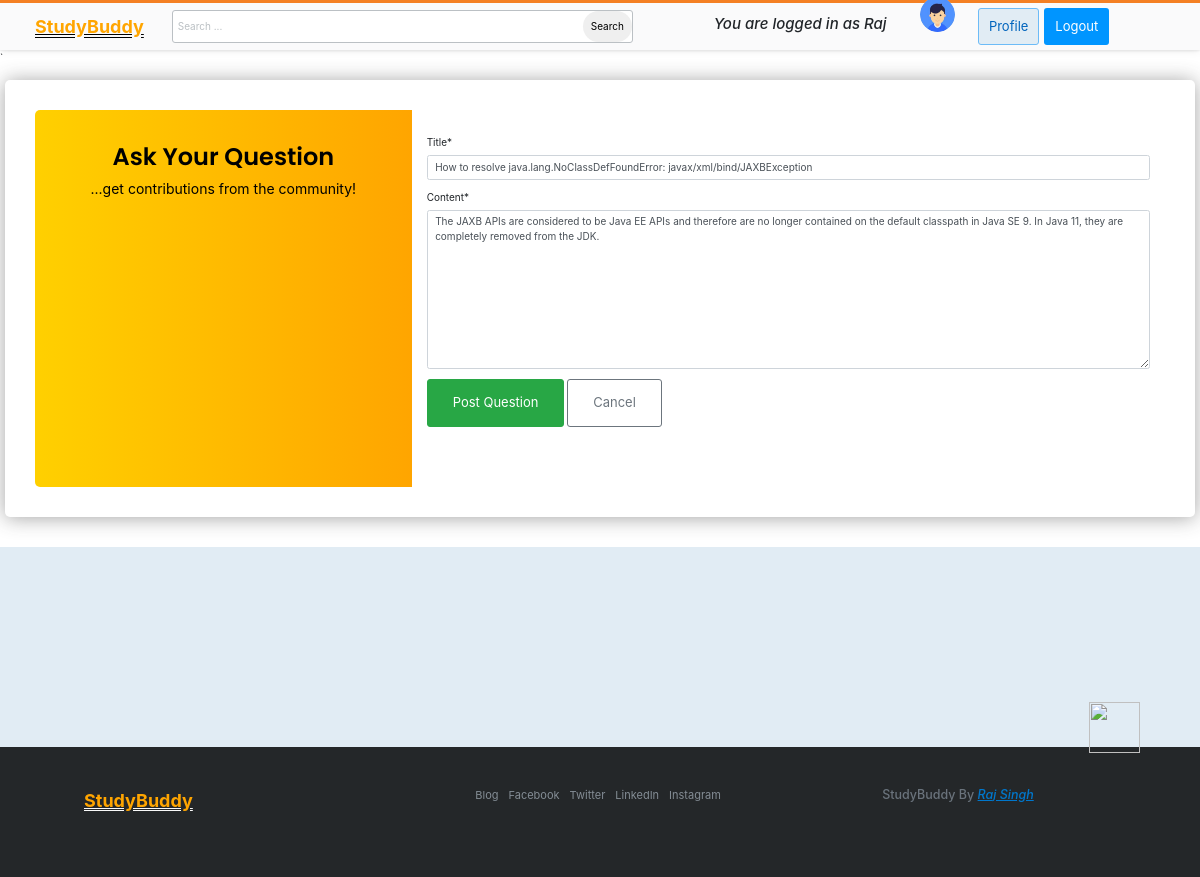
Page /questions/16/update/ (signed in) on the committed database.
### stackusers/models.py (models this page shows, shortened)
class Profile(models.Model):
    user = models.OneToOneField(User, on_delete=models.CASCADE)
    bio = models.CharField(max_length=1000)
    phone = models.IntegerField(null=True, blank=True)
    image = models.ImageField(default='default.jpg', upload_to="profile_pic")

### stackbase/models.py (models this page shows, shortened)
class Question(models.Model):
    user = models.ForeignKey(User, on_delete=models.CASCADE)
    title = models.CharField(max_length=10000)
    content = RichTextField()
    likes = models.ManyToManyField(User, related_name='question_post')
    date_created = models.DateTimeField(default=timezone.now)

### stackbase/views.py (the view, shortened to what this page needs)
# urls.py: path('questions/<int:pk>/update/', views.QuestionUpdateView.as_view(), name="question-update"),
class QuestionUpdateView(UserPassesTestMixin, LoginRequiredMixin, UpdateView):
    model = Question
    fields = ['title', 'content']
    def test_func(self):
        questions = self.get_object()
        if self.request.user == questions.user:
            return True
        return False

### stackbase/templates/stackbase/question_form.html (shortened to what this page needs)
{% extends 'base.html' %}
{% load static %}
{% load crispy_forms_tags %}
{% block content %}
    <!DOCTYPE html>
    <html lang="en">
    <head>
    </head>
    <body>
        <div class="page-content page-container" id="page-content">
            <div class="padding">
                <div class="row  d-flex justify-content-center">
                        <div class="card user-card-full">
                            <div class="row m-l-0 m-r-0">
                                <div class="col-sm-4 bg-c-lite-green user-profile">
                                    <div class="card-block text-center text-white">
                                        <h6 class="f-w-600" style="font-size: 24px; color: black;">Ask Your Question</h6>
                                        <p style="font-size: 14px; color: black;">...get contributions from the community!</p>
                                    </div>
                                </div>
                                <div class="col-sm-8">
                                    <div class="card-block">
                                        </div>
                                        <form action="" method="POST" enctype="multipart/form-data">
                                                {{form|crispy}}
                                                <button class="btn btn-success" id="logout-btn" type="submit">Post Question</button>
                                                <a style="text-decoration: none; " class="btn btn-outline-secondary" href="">Cancel</a>
                                         </form>
                                        <ul class="social-link list-unstyled m-t-40 m-b-10">
                                            <li></li>
                                            <li></li>
                                            <li></li>
                                        </ul>
                                    </div>
                                </div>
                            </div>
                        </div>
                    </div>
                </div>
    </body>
    </html>
{% endblock content %}

### templates/base.html (shortened to what this page needs)
{% load static %}
<!doctype html>
<html lang="en">
<head>
    <link rel="stylesheet" href="https://maxcdn.bootstrapcdn.com/bootstrap/4.0.0/css/bootstrap.min.css">
    <link rel="stylesheet" href="{% static 'main.css' %}">
</head>
<body>
<header>
<div class="nav-container">
    <nav>
         <div class="nav-brand">
            <a href="" class="nav-icon">
            <a href="{% url 'stackbase:home' %}" style="text-decoration: underline;text-decoration-style: double;text-decoration-color: rgb(0, 0,0);color: orange;"><div class="nav-icon-text"> <span cntlass="nav-bold-text">StudyBuddy</span></a>
                </div>
        </div>
        <div class="nav-search">
            <div class="search-container">
                <form action="" method="GET">
                    <table>
                        <tr>
                            <td><input type="text" id="" name="search-area" placeholder="Search ... "></td>
                            <td> <button type="submit" style="margin-left: 250px; border-radius: 20px; border: none; padding: 8px;">Search</button></td>
                        </tr>
                    </table>
                </form>
            </div>
        <div class="nav-right-buttons">
            {% if user.is_authenticated %}
                <h4><i>You are logged in as {{ user.username|title }}</i></h4> &nbsp;&nbsp;&nbsp;&nbsp;&nbsp;&nbsp;&nbsp;&nbsp;&nbsp;&nbsp;&nbsp;&nbsp;
                <div class="m-b-25"> <a href="{% url 'profile' %}"><img src="{{ user.profile.image.url }}" class="img-radius" alt="User-Profile-Image"  style="border-radius:50%; width:35px;"></a> </div> &nbsp;&nbsp;&nbsp;&nbsp;&nbsp;&nbsp;&nbsp;&nbsp;
                <a href="{% url 'profile' %}" class="btn btn-login">Profile</a>
                <form method="POST" action="{% url 'logout' %}" style="display: inline;">
                    <button type="submit" class="btn btn-register">Logout</button>
                </form>
            {% else %}
                <h4><i>For best experience login first </i>....</h4>&nbsp;&nbsp;&nbsp;&nbsp;&nbsp;&nbsp;&nbsp;
                <a href="{% url 'login' %}" class="btn btn-login">Log in</a>
                <a href="{% url 'register' %}" class="btn btn-register">Sign up</a>
            {% endif %}
        </div>
</div>`
</header>
{% block content %}
{% endblock content %}
<section class="jobs">
</section>
<footer class="footer">
    <img src="https://cdn.sstatic.net/Img/home/robot.svg?v=dfa16a330cbd" alt="" class="footer-robot-img">
<div class="container">
    <div class="footer-content">
        <div class="footer-icon">
        </div>
        <div class="footer-nav">
            <div class="leftdiv">
            <a href="{% url 'stackbase:home' %}" style="text-decoration: underline;text-decoration-style: double;text-decoration-color: rgb(250,250,250);color: orange;"><div class="nav-icon-text"> <span cntlass="nav-bold-text">StudyBuddy</span></a>
            </div>
        </div>
        <div class="footer-nav-col">
            <div class="social-media" style="float: right;">
                <ul>
                    <li>
                        <a href="#">Blog</a>
                    </li>
                    <li>
                        <a href="#">Facebook</a>
                    </li>
                    <li>
                        <a href="#">Twitter</a>
                    </li>
                    <li>
                        <a href="#">LinkedIn</a>
                    </li>
                    <li>
                        <a href="#">Instagram</a>
                    </li>
                </ul>
            </div>
        </div>
        <div class="footer-nav-col" >
            <center> <h5><p> StudyBuddy By <a href="https://www.linkedin.com/in/raj-singh-297195256/"><i style="text-decoration-line: underline;">Raj Singh</i>
         </div>
    </div>
</div>
</footer>
</body>
</html>

### stackbase/templates/stackbase/question_form.html (style rules this page uses)
body { background-color: #ffff }
.padding { padding-top: 6rem !important }
.user-card-full { overflow: hidden }
.card { border-radius: 5px; -webkit-box-shadow: 0 1px 20px 0 rgba(69, 90, 100, 0.08); box-shadow: 0 1px 20px 0 rgba(53, 53, 53, 0.452); border: none; margin-bottom: 30px }
.m-r-0 { margin-right: 0px }
.m-l-0 { margin-left: 0px }
.user-card-full .user-profile { border-radius: 5px 0 0 5px }
.bg-c-lite-green { background: -webkit-gradient(linear, left top, right top, from(#f29263), to(#ee5a6f)); background: linear-gradient(to right, rgb(255, 208, 0), orange) }
.user-profile { padding: 20px 0 }
.card-block { padding: 1.25rem }
.m-b-25 { margin-bottom: 25px }
.img-radius { border-radius: 100px }
h6 { font-size: 13px; font-family: 'Poppins', sans-serif; }
.card .card-block p { line-height: 25px }
.m-b-10 { margin-bottom: 10px }
.f-w-600 { font-weight: 600 }
.m-t-40 { margin-top: 20px }
.user-card-full .social-link li { display: inline-block }

### rows in the picture
Question: title "How to resolve java.lang.NoClassDefFoundError: javax/xml/bind/JAXBException", content "The JAXB APIs are considered to be Java EE APIs and therefore are no longer contained on the default classpath in Java SE 9. In Java 11, they are completely removed from the JDK."

### other values in the picture
{{ user.username|title }} "Raj"
